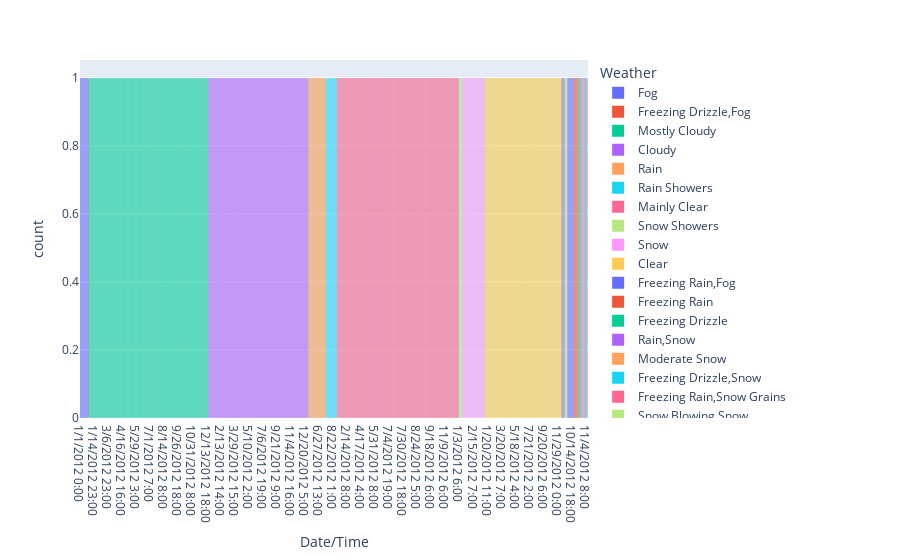
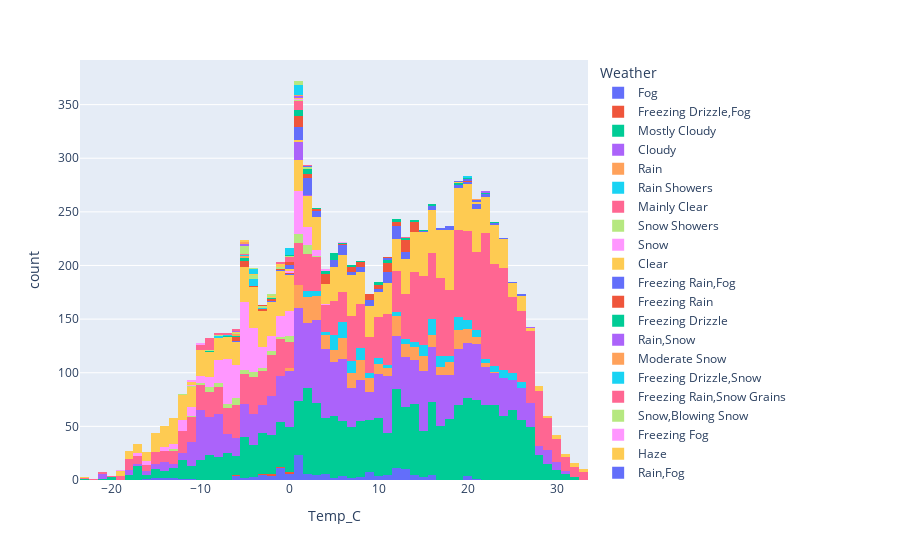
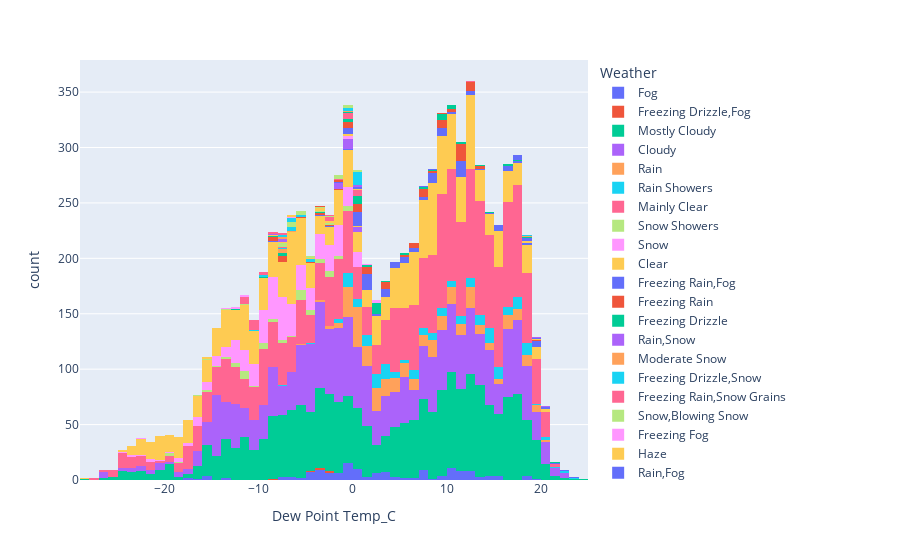
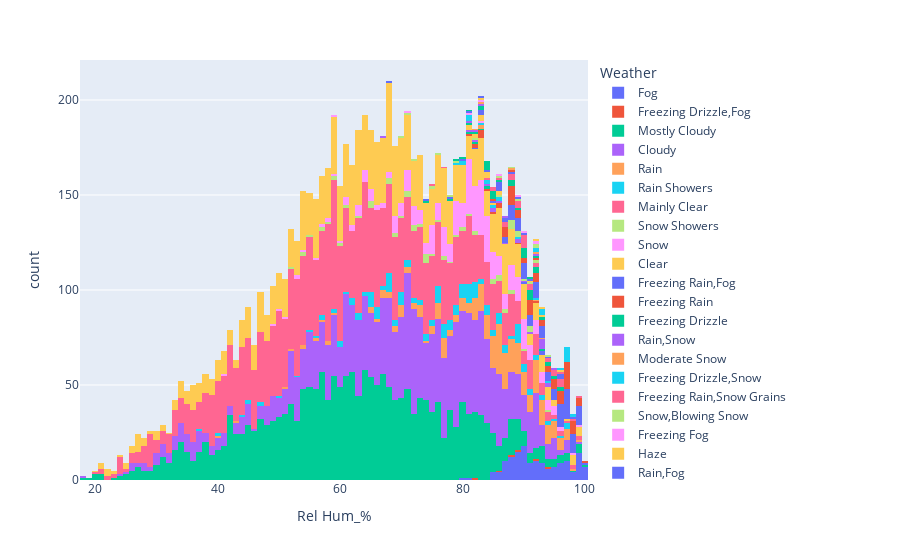

The notebook cell saved with these charts, in order:
### Code cell
for coluna in weather:
  grafico = px.histogram(weather, x=coluna, color="Weather")
  grafico.show()
